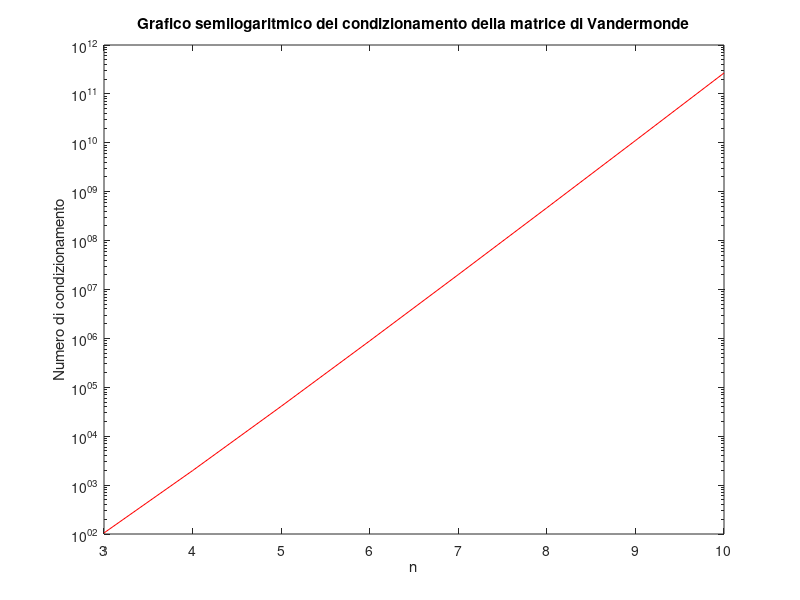

The MATLAB source for this figure:
vcond=zeros(10,1);
for n=3:10
    x=1:1/(n-1):2;
    A=vander(x)
    c=cond(A)
    vcond(n)=c;
pause;
end
semilogy(3:10,vcond(3:10),'r-');
title('Grafico semilogaritmico del condizionamento della matrice di Vandermonde');
xlabel('n');
ylabel('Numero di condizionamento');
